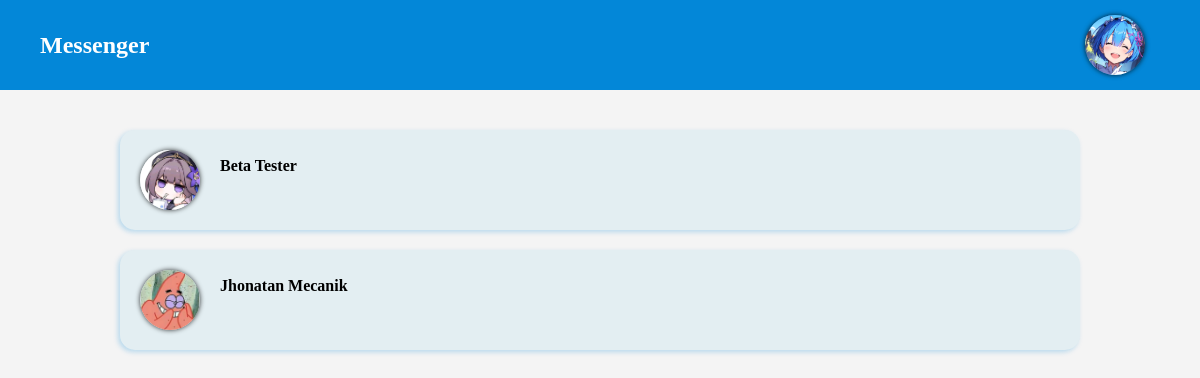
The app's page /view/dashboard (signed in) with its own data.
### tables this page shows
CREATE TABLE `relasi` (
  `token` int(11) NOT NULL,
  `id_user1` int(11) NOT NULL,
  `id_user2` int(11) NOT NULL,
  `update_id` int(11) NOT NULL
);

CREATE TABLE `user` (
  `id` int(11) NOT NULL,
  `username` varchar(255) NOT NULL,
  `nama` varchar(255) NOT NULL,
  `password` varchar(255) NOT NULL,
  `profil` varchar(255) NOT NULL
);

### view/dashboard/index.php (the view, shortened to what this page needs)
<?php
    require "../../koneksi.php";
    $id = $_SESSION["id"];
?>
<!DOCTYPE html>
<html lang="en">
<head>
    <link rel="stylesheet" href="../../css/dashboard.css">
    <link rel="stylesheet" href="../../css/template.css">
</head>
<body>
    <?php
        require "../template/navbar.php";
    ?>
    <div class="container">
        <?php
            $query_relasi = mysqli_query($koneksi, "SELECT * FROM `relasi` WHERE id_user1 = '$id' OR id_user2 = '$id';");
            while ($hasil_relasi = mysqli_fetch_assoc($query_relasi)) {
                if ($id == $hasil_relasi['id_user1'] ) {
                    $partner = $hasil_relasi['id_user2'];
                } else {
                    $partner = $hasil_relasi['id_user1'];
                }
                $query_data_partner = mysqli_query($koneksi, "SELECT nama, profil FROM `user` WHERE id = '$partner'");
                $hasil_data_partner = mysqli_fetch_assoc($query_data_partner);
                $token = $hasil_relasi['token'];
                $query_cek_interaksi = mysqli_query($koneksi, "SELECT token FROM `data_pesan` WHERE token = $token");
                $row_cek_interaksi = mysqli_fetch_row($query_cek_interaksi);
                if ($row_cek_interaksi >= 1) {
                    $query_pesan = mysqli_query($koneksi, "SELECT * FROM `data_pesan` WHERE token = '$token' ORDER BY id DESC LIMIT 1");
                    $pesan = mysqli_fetch_assoc($query_pesan);
                    $jam = substr($pesan['jam'], 0, 5);
                    if ($pesan['pengirim'] == $id) {
                        $dari = "Anda : ";
                    } else {
                        $dari = "";
                    }
        ?>
                    <a href="../chat?token=<?=$token?>">
                        <div class="people">
                            <img class="foto_profil" src="../../aset/profil/<?=$hasil_data_partner['profil']?>" alt="Foto Profil">
                            <div class="nama_pesan">
                                <input type="text" value="<?=$hasil_data_partner['nama']?>" class="nama" id="" readonly>
                                <input type="text" value="<?=$dari, $pesan['pesan']?>" class="pesan" id="" readonly>
                            </div>
                            <div class="waktu">
                                <input type="text" value="<?=$jam?>" class="jam" id="" readonly>
                            </div>
                        </div>
                    </a>
        <?php
                }   else {
        ?>
                    <a href="../chat?token=<?=$token?>">
                        <div class="people">
                            <img class="foto_profil" src="../../aset/profil/<?=$hasil_data_partner['profil']?>" alt="Foto Profil">
                            <div class="nama_pesan">
                                <input type="text" value="<?=$hasil_data_partner['nama']?>" class="nama" id="" readonly>
                                <input type="text" value="" class="pesan" id="" readonly>
                            </div>
                            <div class="waktu">
                                <input type="text" value="" class="jam" id="" readonly>
                            </div>
                        </div>
                    </a>
        <?php
                }
            }
        ?>
    </div>
</body>
</html>

### css/dashboard.css (style rules this page uses)
.container { margin: 5vh 10vw; height: 80vh; display: flex; flex-direction: column; border-radius: 15px; }
.people { width: 100%; background-color: #E3EEF2; display: flex; flex-direction: row; align-items: center; padding: 20px; border-radius: 15px; justify-content: space-around; margin-bottom: 20px; box-shadow: -2px 2px 5px rgba(4, 135, 217, 0.25); }
.nama_pesan { flex-grow: 1; display: flex; flex-direction: column; margin: 0 min(3%, 20px); }
.nama_pesan input.nama { font-weight: bold; font-size: medium; margin-bottom: 5px; }
.nama_pesan input.pesan,input.nama { pointer-events: none; border: none; background-color: transparent; padding: 0; margin: 0; outline: none; white-space: nowrap; overflow: hidden; text-overflow: ellipsis; }
.people .waktu { height: 50px; }
.people .waktu .jam { pointer-events: none; border: none; background-color: transparent; padding: 0; margin: 0; outline: none; white-space: nowrap; overflow: hidden; text-overflow: ellipsis; width: 40px; font-weight: bold; color: rgba(0, 0, 0, 0.8); }

### css/template.css (style rules this page uses)
* { margin: 0; padding: 0; box-sizing: border-box; font-family: poppins; }
body { background-color: #f4f4f4; }
.pesan { font-family: system-ui, -apple-system, BlinkMacSystemFont, 'Segoe UI', Roboto, Oxygen, Ubuntu, Cantarell, 'Open Sans', 'Helvetica Neue', sans-serif; font-size: large; }
a { text-decoration: none; }
.nama { font-weight: bold; }
.foto_profil { width: 60px; height: 60px; border-radius: 50%; box-shadow: 0 0 5px rgba(0, 0, 0, 0.8); transition: all 0.3s; }

### records on screen
relasi: id_user2.profil (picture), id_user2.nama "Beta Tester"
relasi: id_user2.profil (picture), id_user2.nama "Jhonatan Mecanik"
